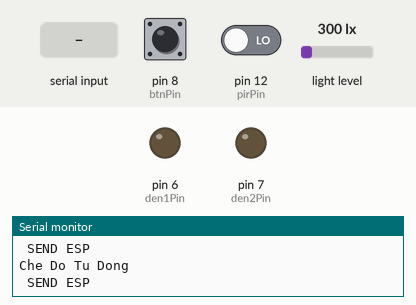
The sketch below on a simulated Arduino Uno, built with avr-gcc and run on an emulated ATmega328P. Shown: output pins drawn as LEDs (lit = HIGH), the last lines printed to the serial monitor. The inputs (shaded band) are chosen by the test bench; at power-on: pin 12 (pirPin) LOW, pin 8 (btnPin) HIGH, light level 300 lx. The local clock reads 2024-03-15 10:24:30 at power-on unless the sketch sets it.

Above: at 1.4 s.
1.5 s: pin 12 (pirPin) driven HIGH
At 2.9 s:
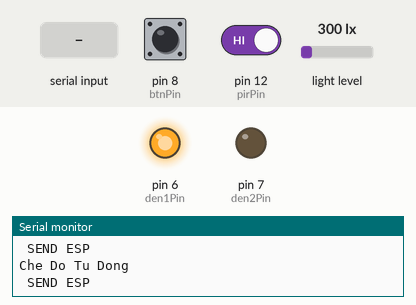
3.3 s: pin 8 (btnPin) pulled LOW for 0.75 s
5.8 s: light level set to 40 lx
9.1 s: "1\n" received over the second serial link
At 10.1 s:
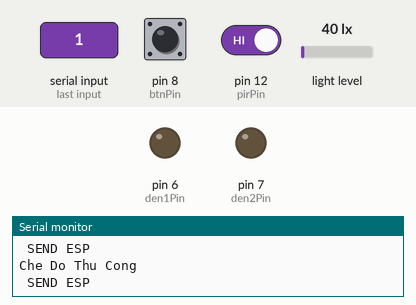
10.7 s: pin 8 (btnPin) pulled LOW for 1 s
At 12.0 s:
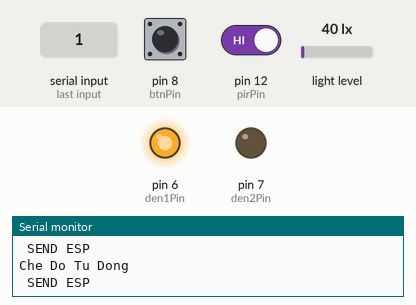
13.2 s: pin 12 (pirPin) driven LOW
At 16.1 s:
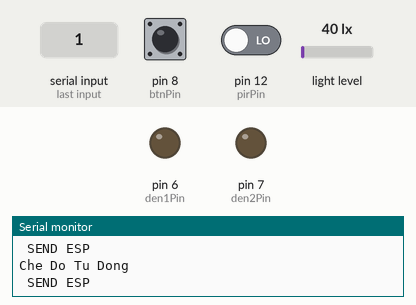
Timing chart, 0 to 17.3 s (numbered marks = the images above; inputs shaded):
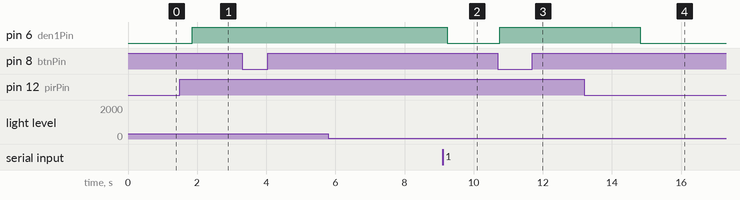

The sketch:

Arduino.ino
```cpp
#include <SoftwareSerial.h>
#include <ArduinoJson.h>
#include <BH1750.h>
#include "RTClib.h"
RTC_DS1307 rtc;
BH1750 lightMeter;


#define RX_PIN 10
#define TX_PIN 11
SoftwareSerial mySerial(RX_PIN, TX_PIN);
StaticJsonDocument<500> json;

///////////Du lieu gui di///////////
bool den1State;
bool den2State;
float rtcStart;
float rtcEnd;
float lux;
bool chuyenDong;
bool tuDong = 1;
////////////////////////////////////

///////////Cam Chan///////////
int pirPin = 12;
int btnPin = 8;
int den1Pin = 6, den2Pin = 7;
//////////////////////////////

unsigned long time1 = 0;
unsigned long time2 = 0;

void setup() {
  Serial.begin(9600);
  mySerial.begin(9600);

  pinMode(btnPin, INPUT_PULLUP);
  pinMode(den1Pin, OUTPUT);
  pinMode(den2Pin, OUTPUT);
  pinMode(pirPin, INPUT);


  lightMeter.begin();
  rtc.begin();
  rtc.adjust(DateTime(F(__DATE__), F(__TIME__)));
}
int preBtn = 1;

void loop() {

  int btnState = digitalRead(btnPin);

  if (btnState != preBtn) {
    if (btnState == 0) {
      tuDong = !tuDong;
    }
    preBtn = btnState;
  }

  if (tuDong == 1) {
    CheDoTuDong();
  } else {
    CheDoThuCong();
  }

  sendData();
  delay(500);
}


void CheDoThuCong() {
  Serial.println("Che Do Thu Cong   ");
  lux = lightMeter.readLightLevel();
  chuyenDong = digitalRead(pirPin);
  receiveData();
}

void CheDoTuDong() {
  Serial.println("Che Do Tu Dong   ");

  lux = lightMeter.readLightLevel();
  chuyenDong = digitalRead(pirPin);
  DateTime now = rtc.now();

  /////////////den1/////////////
  if (chuyenDong == 1) {
    time1 = millis();
  }

  time2 = millis();

  if (lux < 500) {
    if (chuyenDong == 1) {
      den1State = 1;
    }
  } else {
    den1State = 0;
  }

  if (time2 - time1 >= 2000) {
    den1State = 0;
  }

  /////////////den2/////////////
  if (now.hour() >= rtcStart && now.hour() <= rtcEnd) {
    den2State = 1;
  } else {
    den2State = 0;
  }
  digitalWrite(den1Pin, den1State);
  digitalWrite(den2Pin, den2State);
}


void sendData() {
  Serial.println(" SEND ESP ");
  json["den1State"] = den1State;
  json["den2State"] = den2State;
  json["rtcStart"] = rtcStart;
  json["rtcEnd"] = rtcEnd;
  json["lux"] = lux;
  json["chuyenDong"] = chuyenDong;
  json["tuDong"] = tuDong;

  serializeJson(json, mySerial);
  mySerial.println();
}


void receiveData() {
  if (mySerial.available()) {
    Serial.print(" RECEIVE ESP ");
    String line = mySerial.readStringUntil('\n');
    Serial.println(line);
    DeserializationError error = deserializeJson(json, line);

    den1State = json["den1State"];
    den2State = json["den2State"];
    rtcStart = json["rtcStart"];
    rtcEnd = json["rtcEnd"];
    // lux = json["lux"];
    // chuyenDong = json["chuyenDong"];
    // tuDong = json["tuDong"];

    digitalWrite(den1Pin, den1State);
    digitalWrite(den2Pin, den2State);
  }
}

void printSerial() {
  Serial.print("den1State:");
  Serial.print(den1State);
  Serial.print(" den2State:");
  Serial.print(den2State);
  Serial.print(" rtcStart:");
  Serial.print(rtcStart);
  Serial.print(" rtcEnd:");
  Serial.print(rtcEnd);
  Serial.print(" lux:");
  Serial.print(lux);
  Serial.print(" chuyenDong:");
  Serial.print(chuyenDong);
  Serial.print(" tuDong:");
  Serial.println(tuDong);
}
```

Measured:
- after the input at 1.5 s, pin 6 (den1Pin): LOW → HIGH after 0.36 s
- after the input at 9.1 s, pin 6 (den1Pin): HIGH → LOW after 0.13 s
- after the input at 10.7 s, pin 6 (den1Pin): LOW → HIGH after 0.05 s
- after the input at 13.2 s, pin 6 (den1Pin): HIGH → LOW after 1.6 s
